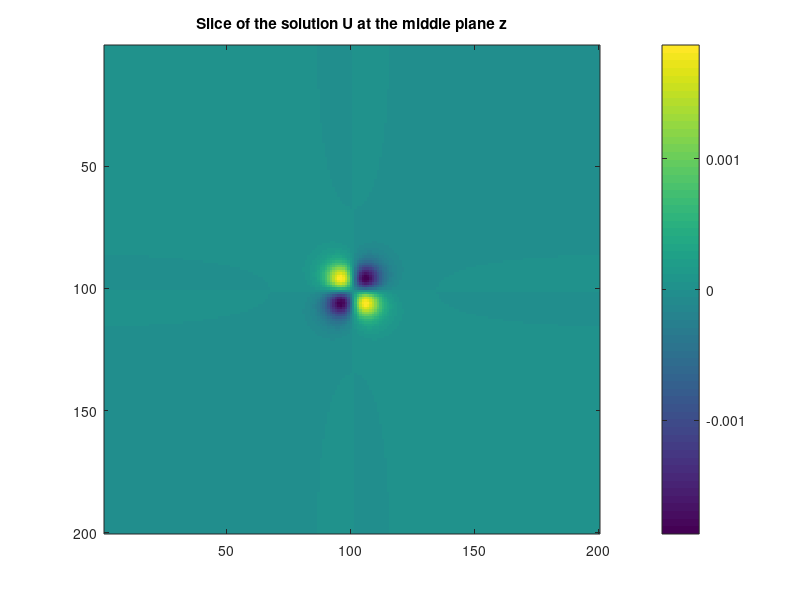
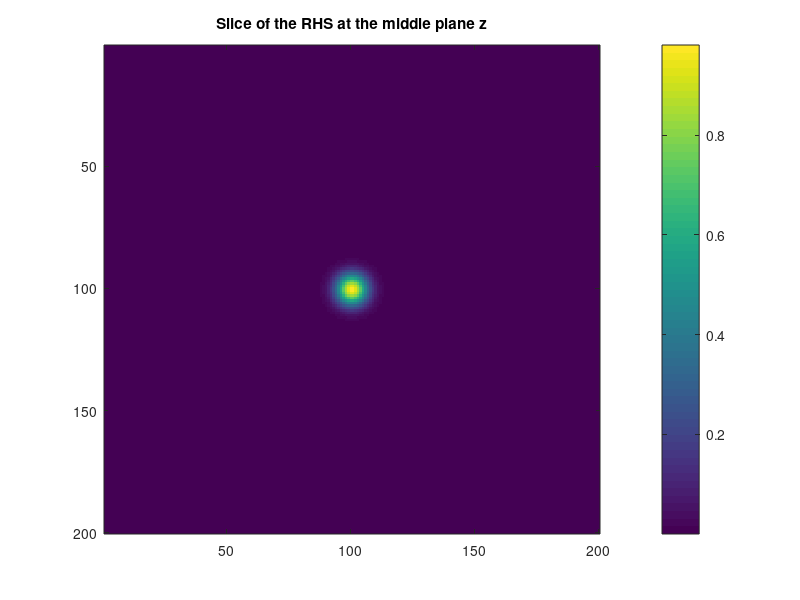
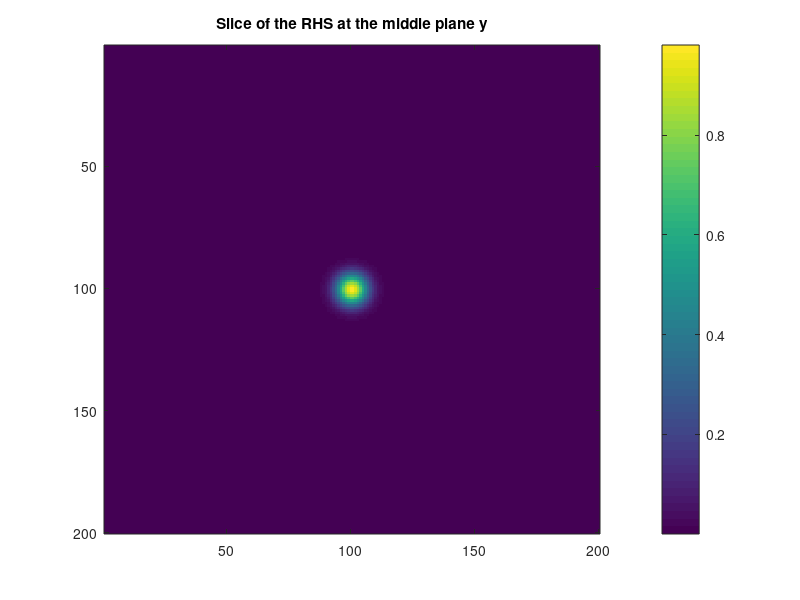

The MATLAB source for these figures, in order:
n = 200; % Size of the grid for each dimension

tic
% Compute eigenvalues for the 1D Laplacian
lambda = zeros(n, 1);
for i = 1:n
    lambda(i) = 2 * (1 - cos(pi * i / (n + 1)));
end

% Construct the 3D Laplacian eigenvalues
lambda3D = bsxfun(@plus, bsxfun(@plus, lambda, permute(lambda, [2, 3, 1])), permute(lambda, [3, 1, 2]));

% Generate a non-random right-hand side (Gaussian distribution centered in the domain)
% 9x9x9 domain
[X, Y, Z] = ndgrid(linspace(1, 10, n), linspace(1, 10, n), linspace(1, 10, n));
sigma = 1 / 5; % Standard deviation of the Gaussian
center = 5.5; % Center of the Gaussian
B = exp(-((X - center).^2 + (Y - center).^2 + (Z - center).^2) / (2 * sigma^2));

% Apply FFT to the right-hand side with appropriate padding and scaling
c = -sqrt(2 / (n + 1));
B_ext = padarray(B, [1, 1, 1], 0, 'both');
B_prime = c^3 * imag(fft(B_ext, [], 1));
B_prime = imag(fft(B_prime(2:n+1, :, :), [], 2));
B_prime = imag(fft(B_prime(:, 2:n+1, :), [], 3));
B_prime = B_prime(:, :, 2:n+1);

% Solve the diagonal system
U_prime = B_prime ./ lambda3D;

% Apply inverse FFT to get back to spatial domain
U_prime_ext = padarray(U_prime, [1, 1, 1], 0, 'both');
U = c^3 * imag(fft(U_prime_ext, [], 1));
U = imag(fft(U(2:n+1, :, :), [], 2));
U = imag(fft(U(:, 2:n+1, :), [], 3));
U = U(:, :, 2:n+1);
toc
% Plot a slice of the solution
slice = U(:, :, round(n / 2));
imagesc(slice);
title('Slice of the solution U at the middle plane z');
colorbar;

% Plot a slice of the solution
figure
slice = squeeze(U(:, round(n / 2), :));
imagesc(slice);
title('Slice of the solution U at the middle plane y');
colorbar;

% Plot a slice of RHS
slice = B(:, :, round(n / 2));
imagesc(slice);
title('Slice of the RHS at the middle plane z');
colorbar;

% Plot a slice of RHS
figure
slice = squeeze(B(:, round(n / 2), :));
imagesc(slice);
title('Slice of the RHS at the middle plane y');
colorbar;